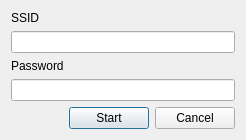
<?xml version="1.0" encoding="UTF-8"?>
<ui version="4.0">
 <class>AdHocDialog</class>
 <widget class="QDialog" name="AdHocDialog">
  <property name="geometry">
   <rect>
    <x>0</x>
    <y>0</y>
    <width>246</width>
    <height>135</height>
   </rect>
  </property>
  <property name="windowTitle">
   <string>Ad hoc</string>
  </property>
  <layout class="QVBoxLayout" name="verticalLayout">
   <item>
    <widget class="QLabel" name="label">
     <property name="text">
      <string>SSID</string>
     </property>
    </widget>
   </item>
   <item>
    <widget class="QLineEdit" name="ssid">
     <property name="maxLength">
      <number>50</number>
     </property>
    </widget>
   </item>
   <item>
    <widget class="QLabel" name="label_2">
     <property name="text">
      <string>Password</string>
     </property>
    </widget>
   </item>
   <item>
    <widget class="QLineEdit" name="passwd">
     <property name="maxLength">
      <number>30</number>
     </property>
     <property name="echoMode">
      <enum>QLineEdit::Password</enum>
     </property>
    </widget>
   </item>
   <item>
    <layout class="QHBoxLayout" name="horizontalLayout">
     <item>
      <spacer name="horizontalSpacer">
       <property name="orientation">
        <enum>Qt::Horizontal</enum>
       </property>
       <property name="sizeHint" stdset="0">
        <size>
         <width>40</width>
         <height>20</height>
        </size>
       </property>
      </spacer>
     </item>
     <item>
      <widget class="QPushButton" name="pushButton_2">
       <property name="text">
        <string>Start</string>
       </property>
      </widget>
     </item>
     <item>
      <widget class="QPushButton" name="pushButton">
       <property name="text">
        <string>Cancel</string>
       </property>
      </widget>
     </item>
    </layout>
   </item>
  </layout>
 </widget>
 <resources/>
 <connections/>
</ui>
